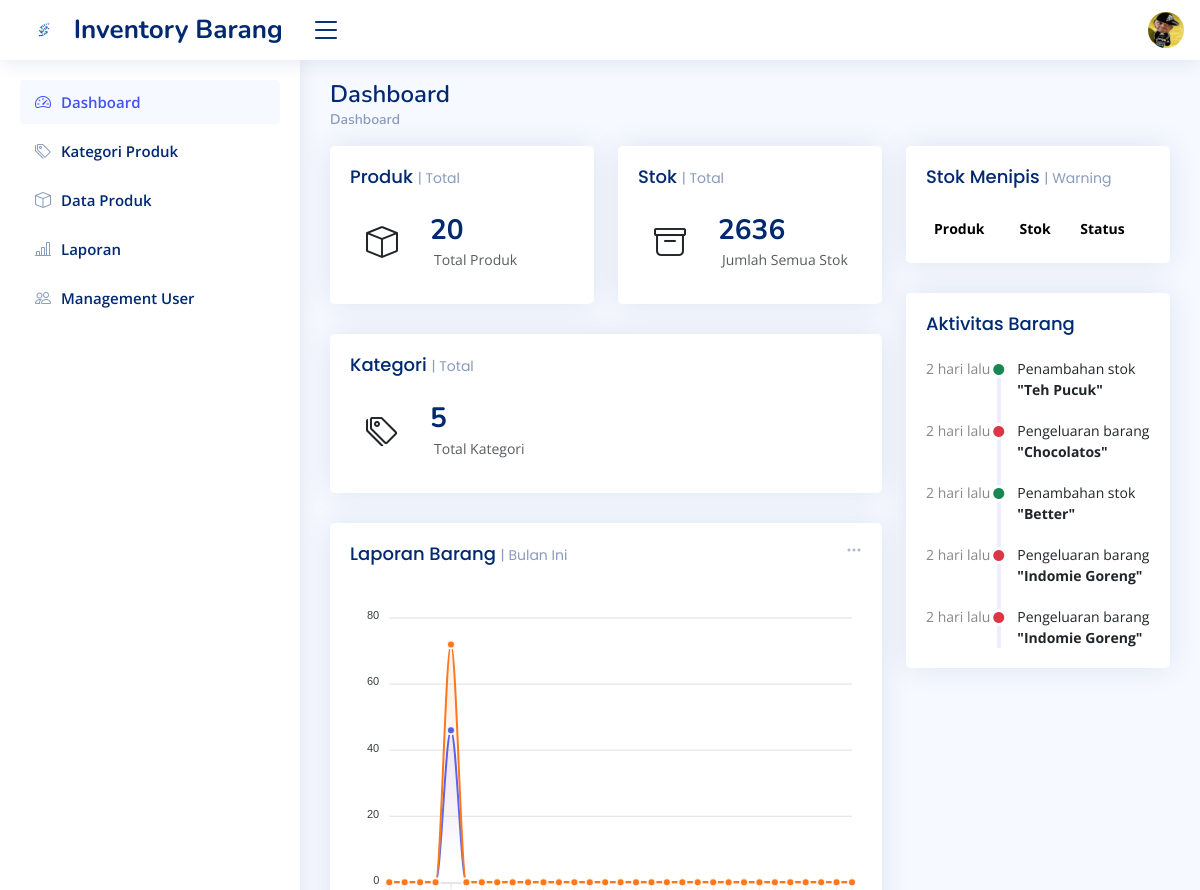
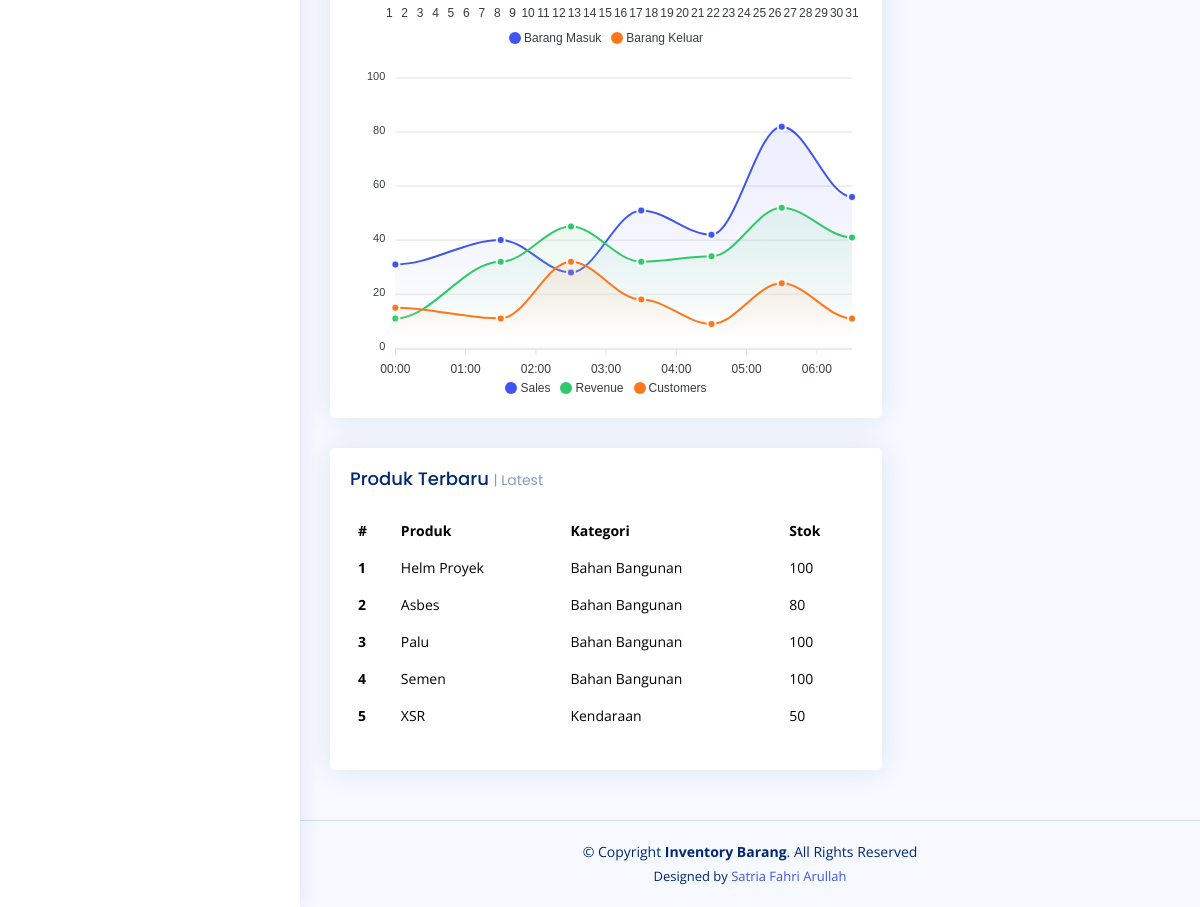
Screenshot of /index.php (signed in) with the database file from the repository (2 pictures, top to bottom).
### tables this page shows
CREATE TABLE `products` (
  `id` int NOT NULL,
  `category_id` int DEFAULT NULL,
  `product_code` varchar(50) DEFAULT NULL,
  `product_name` varchar(150) DEFAULT NULL,
  `stock` int DEFAULT '0',
  `min_stock` int DEFAULT '5',
  `price` int DEFAULT NULL,
  `gambar` varchar(255) NOT NULL,
  `created_at` timestamp NOT NULL DEFAULT CURRENT_TIMESTAMP,
  `updated_at` timestamp NULL DEFAULT NULL
);

CREATE TABLE `categories` (
  `id` int NOT NULL,
  `kd_kat` varchar(6) NOT NULL,
  `category_name` varchar(100) NOT NULL
);

CREATE TABLE `stock_logs` (
  `id` int NOT NULL,
  `product_id` int DEFAULT NULL,
  `change_type` enum('ADD','EDIT','REDUCE') DEFAULT NULL,
  `qty` int DEFAULT NULL,
  `stock_before` int DEFAULT NULL,
  `stock_after` int DEFAULT NULL,
  `note` varchar(255) DEFAULT NULL,
  `created_at` timestamp NOT NULL DEFAULT CURRENT_TIMESTAMP,
  `created_by` int DEFAULT NULL
);

### index.php (the view, shortened to what this page needs)
<?php
include "koneksi.php";
$q_produk = mysqli_query($conn, "SELECT COUNT(*) as total_produk FROM products");
$data_produk = mysqli_fetch_assoc($q_produk);
$q_stok = mysqli_query($conn, "SELECT SUM(stock) as total_stok FROM products");
$data_stok = mysqli_fetch_assoc($q_stok);
$q_kategori = mysqli_query($conn, "SELECT COUNT(*) as total_kategori FROM categories");
$data_kategori = mysqli_fetch_assoc($q_kategori);
$query = mysqli_query($conn, "
  SELECT p.product_name, p.stock, c.category_name
  FROM products p
  JOIN categories c ON p.category_id = c.id
  ORDER BY p.created_at DESC
  LIMIT 5
");
$q_aktivitas = mysqli_query($conn, "
  SELECT sl.*, p.product_name, u.name as user_name
  FROM stock_logs sl
  JOIN products p ON sl.product_id = p.id
  JOIN users u ON sl.created_by = u.id
  ORDER BY sl.created_at DESC
  LIMIT 5
");
function waktu_lalu($datetime)
{
  $selisih = time() - strtotime($datetime);
  $menit = floor($selisih / 60);
  $jam   = floor($selisih / 3600);
  $hari  = floor($selisih / 86400);
  if ($menit < 60) {
    return $menit . " menit lalu";
  } elseif ($jam < 24) {
    return $jam . " jam lalu";
  } else {
    return $hari . " hari lalu";
  }
}
?>
<!DOCTYPE html>
<html lang="en">
<head>
  <link href="assets/vendor/bootstrap/css/bootstrap.min.css" rel="stylesheet">
  <link href="assets/vendor/bootstrap-icons/bootstrap-icons.css" rel="stylesheet">
  <link href="assets/vendor/boxicons/css/boxicons.min.css" rel="stylesheet">
  <link href="assets/vendor/quill/quill.snow.css" rel="stylesheet">
  <link href="assets/vendor/quill/quill.bubble.css" rel="stylesheet">
  <link href="assets/vendor/remixicon/remixicon.css" rel="stylesheet">
  <link href="assets/vendor/simple-datatables/style.css" rel="stylesheet">
  <link href="assets/css/style.css" rel="stylesheet">
</head>
<body>
  <header id="header" class="header fixed-top d-flex align-items-center">
    <div class="d-flex align-items-center justify-content-between">
      <a href="index.php" class="logo d-flex align-items-center">
        <img src="assets/img/logo (2).png" alt="">
        <span class="d-none d-lg-block">Inventory Barang</span>
      </a>
      <i class="bi bi-list toggle-sidebar-btn"></i>
    </div>
    <nav class="header-nav ms-auto">
      <ul class="d-flex align-items-center">
        <li class="nav-item dropdown">
        <li class="nav-item dropdown pe-3">
          <a
            class="nav-link nav-profile d-flex align-items-center pe-0"
            href="#"
            data-bs-toggle="dropdown">
            <img
              src="assets/img/Bahlil adidas.jpg"
              alt="Profile"
              class="rounded-circle" /> </a>
        </li>
      </ul>
    </nav>
  </header>
  <aside id="sidebar" class="sidebar">
    <ul class="sidebar-nav" id="sidebar-nav">
      <li class="nav-item">
        <a class="nav-link " href="index.php">
          <i class="bi bi-speedometer2"></i>
          <span>Dashboard</span>
        </a>
      </li>
      <li class="nav-item">
        <a class="nav-link collapsed" href="kategori_produk.php">
          <i class="bi bi-tags"></i>
          <span>Kategori Produk</span>
        </a>
      </li>
      <li class="nav-item">
        <a class="nav-link collapsed" href="produk.php">
          <i class="bi bi-box"></i>
          <span>Data Produk</span>
        </a>
      </li>
      <li class="nav-item">
        <a class="nav-link collapsed" href="laporan.php">
          <i class="bi bi-bar-chart-line"></i>
          <span>Laporan</span>
        </a>
      </li>
      <li class="nav-item">
        <a class="nav-link collapsed" href="users.php">
          <i class="bi bi-people"></i>
          <span>Management User</span>
        </a>
      </li>
    </ul>
  </aside>
  <main id="main" class="main">
    <div class="pagetitle">
      <h1>Dashboard</h1>
      <nav>
        <ol class="breadcrumb">
          <li class="breadcrumb-item"><a href="index.php">Dashboard</a></li>
        </ol>
      </nav>
    </div>
    <section class="section dashboard">
      <div class="row">
        <div class="col-lg-8">
          <div class="row">
            <div class="col-xxl-4 col-md-6">
              <div class="card info-card">
                <div class="card-body">
                  <h5 class="card-title">Produk <span>| Total</span></h5>
                  <div class="d-flex align-items-center">
                    <div class="card-icon rounded-circle d-flex align-items-center justify-content-center">
                      <i class="bi bi-box"></i>
                    </div>
                    <div class="ps-3">
                      <h6><?= $data_produk['total_produk']; ?></h6>
                      <span class="text-muted small pt-2 ps-1">Total Produk</span>
                    </div>
                  </div>
                </div>
              </div>
            </div>
            <div class="col-xxl-4 col-md-6">
              <div class="card info-card">
                <div class="card-body">
                  <h5 class="card-title">Stok <span>| Total</span></h5>
                  <div class="d-flex align-items-center">
                    <div class="card-icon rounded-circle d-flex align-items-center justify-content-center">
                      <i class="bi bi-archive"></i>
                    </div>
                    <div class="ps-3">
                      <h6><?= $data_stok['total_stok'] ?? 0; ?></h6>
                      <span class="text-muted small pt-2 ps-1">Jumlah Semua Stok</span>
                    </div>
                  </div>
                </div>
              </div>
            </div>
            <div class="col-xxl-4 col-md-12">
              <div class="card info-card">
                <div class="card-body">
                  <h5 class="card-title">Kategori <span>| Total</span></h5>
                  <div class="d-flex align-items-center">
                    <div class="card-icon rounded-circle d-flex align-items-center justify-content-center">
                      <i class="bi bi-tags"></i>
                    </div>
                    <div class="ps-3">
                      <h6><?= $data_kategori['total_kategori']; ?></h6>
                      <span class="text-muted small pt-2 ps-1">Total Kategori</span>
                    </div>
                  </div>
                </div>
              </div>
            </div>
            <div class="col-12">
              <div class="card">
                <div class="filter">
                  <a class="icon" href="#" data-bs-toggle="dropdown">
                    <i class="bi bi-three-dots"></i>
                  </a>
                </div>
                <div class="card-body">
                  <h5 class="card-title">Laporan Barang <span>| Bulan Ini</span></h5>
                  <div id="reportsChart"></div>
                </div>
              </div>
            </div>
            <div class="col-12">
              <div class="card recent-sales overflow-auto">
                <div class="card-body">
                  <h5 class="card-title">Produk Terbaru <span>| Latest</span></h5>
                  <table class="table table-borderless datatable">
                    <thead>
                      <tr>
                        <th>#</th>
                        <th>Produk</th>
                        <th>Kategori</th>
                        <th>Stok</th>
                      </tr>
                    </thead>
                    <tbody>
                      <?php
                      $no = 1;
                      while ($row = mysqli_fetch_assoc($query)) :
                      ?>
                        <tr>
                          <th><?= $no++; ?></th>
                          <td><?= $row['product_name']; ?></td>
                          <td><?= $row['category_name']; ?></td>
                          <td><?= $row['stock']; ?></td>
                        </tr>
                      <?php endwhile; ?>
                    </tbody>
                  </table>
                </div>
              </div>
            </div>
          </div>
        </div>
        <div class="col-lg-4">
          <div class="card top-selling overflow-auto">
            <div class="card-body pb-0">
              <h5 class="card-title">Stok Menipis <span>| Warning</span></h5>
              <table class="table table-borderless">
                <thead>
                  <tr>
                    <th>Produk</th>
                    <th>Stok</th>
                    <th>Status</th>
                  </tr>
                </thead>
              </table>
            </div>
          </div>
          <div class="card">
            <div class="card-body">
              <h5 class="card-title">Aktivitas Barang</h5>
              <div class="activity">
                <?php while ($row = mysqli_fetch_assoc($q_aktivitas)) :
                  if ($row['change_type'] == 'ADD') {
                    $text = "Penambahan stok";
                    $color = "text-success";
                  } elseif ($row['change_type'] == 'REDUCE') {
                    $text = "Pengeluaran barang";
                    $color = "text-danger";
                  } else {
                    $text = "Perubahan stok";
                    $color = "text-primary";
                  }
                ?>
                  <div class="activity-item d-flex">
                    <div class="activite-label">
                      <?= waktu_lalu($row['created_at']); ?>
                    </div>
                    <i class="bi bi-circle-fill activity-badge <?= $color ?> align-self-start"></i>
                    <div class="activity-content">
                      <?= $text; ?>
                      <span class="fw-bold text-dark">
                        "<?= $row['product_name']; ?>"
                      </span>
                    </div>
                  </div>
                <?php endwhile; ?>
              </div>
            </div>
          </div>
        </div>
      </div>
    </section>
  </main>
  <footer id="footer" class="footer">
    <div class="copyright">
      &copy; Copyright <strong><span>Inventory Barang</span></strong>. All Rights Reserved
    </div>
    <div class="credits">
      Designed by <a href="https://www.instagram.com/chill_nppr?igsh=MW9idTVuMTQ3cWs0bA==" target="_blank">Satria Fahri Arullah</a>
    </div>
  </footer>
</body>
</html>

### assets/css/style.css (style rules this page uses)
:root { scroll-behavior: smooth; }
body { font-family: "Open Sans", sans-serif; background: #f6f9ff; color: #444444; }
a { color: #4154f1; text-decoration: none; }
h1, h2, h3, h4, h5, h6 { font-family: "Nunito", sans-serif; }
#main { margin-top: 60px; padding: 20px 30px; transition: all 0.3s; }
.pagetitle { margin-bottom: 10px; }
.pagetitle h1 { font-size: 24px; margin-bottom: 0; font-weight: 600; color: #012970; }
.card { margin-bottom: 30px; border: none; border-radius: 5px; box-shadow: 0px 0 30px rgba(1, 41, 112, 0.1); }
.card-title { padding: 20px 0 15px 0; font-size: 18px; font-weight: 500; color: #012970; font-family: "Poppins", sans-serif; }
.card-title span { color: #899bbd; font-size: 14px; font-weight: 400; }
.card-body { padding: 0 20px 20px 20px; }
.breadcrumb { font-size: 14px; font-family: "Nunito", sans-serif; color: #899bbd; font-weight: 600; }
.breadcrumb a { color: #899bbd; transition: 0.3s; }
.breadcrumb .breadcrumb-item::before { color: #899bbd; }
.logo { line-height: 1; }
@media (min-width: 1200px) { .logo { width: 280px; } }
.logo img { max-height: 26px; margin-right: 6px; }
.logo span { font-size: 26px; font-weight: 700; color: #012970; font-family: "Nunito", sans-serif; }
.header { transition: all 0.5s; z-index: 997; height: 60px; box-shadow: 0px 2px 20px rgba(1, 41, 112, 0.1); background-color: #fff; padding-left: 20px; }
.header .toggle-sidebar-btn { font-size: 32px; padding-left: 10px; cursor: pointer; color: #012970; }
.header-nav ul { list-style: none; }
.header-nav>ul { margin: 0; padding: 0; }
.header-nav .nav-profile { color: #012970; }
.header-nav .nav-profile img { max-height: 36px; }
.sidebar { position: fixed; top: 60px; left: 0; bottom: 0; width: 300px; z-index: 996; transition: all 0.3s; padding: 20px; overflow-y: auto; scrollbar-width: thin; scrollbar-color: #aab7cf transparent; box-shadow: 0px 0px 20px rgba(1, 41, 112, 0.1); background-color: #fff; }
@media (min-width: 1200px) { #main, #footer { margin-left: 300px; } }
.sidebar-nav { padding: 0; margin: 0; list-style: none; }
.sidebar-nav li { padding: 0; margin: 0; list-style: none; }
.sidebar-nav .nav-item { margin-bottom: 5px; }
.sidebar-nav .nav-link { display: flex; align-items: center; font-size: 15px; font-weight: 600; color: #4154f1; transition: 0.3; background: #f6f9ff; padding: 10px 15px; border-radius: 4px; }
.sidebar-nav .nav-link i { font-size: 16px; margin-right: 10px; color: #4154f1; }
.sidebar-nav .nav-link.collapsed { color: #012970; background: #fff; }
.sidebar-nav .nav-link.collapsed i { color: #899bbd; }
.dashboard .filter { position: absolute; right: 0px; top: 15px; }
.dashboard .filter .icon { color: #aab7cf; padding-right: 20px; padding-bottom: 5px; transition: 0.3s; font-size: 16px; }
.dashboard .info-card { padding-bottom: 10px; }
.dashboard .info-card h6 { font-size: 28px; color: #012970; font-weight: 700; margin: 0; padding: 0; }
.dashboard .card-icon { font-size: 32px; line-height: 0; width: 64px; height: 64px; flex-shrink: 0; flex-grow: 0; }
.dashboard .activity { font-size: 14px; }
.dashboard .activity .activity-item .activite-label { color: #888; position: relative; flex-shrink: 0; flex-grow: 0; min-width: 64px; }
.dashboard .activity .activity-item .activite-label::before { content: ""; position: absolute; right: -11px; width: 4px; top: 0; bottom: 0; background-color: #eceefe; }
.dashboard .activity .activity-item .activity-badge { margin-top: 3px; z-index: 1; font-size: 11px; line-height: 0; border-radius: 50%; flex-shrink: 0; border: 3px solid #fff; flex-grow: 0; }
.dashboard .activity .activity-item .activity-content { padding-left: 10px; padding-bottom: 20px; }
.dashboard .activity .activity-item:first-child .activite-label::before { top: 5px; }
.dashboard .activity .activity-item:last-child .activity-content { padding-bottom: 0; }
.dashboard .recent-sales { font-size: 14px; }
.dashboard .recent-sales .table thead { background: #f6f6fe; }
.dashboard .recent-sales .table thead th { border: 0; }
.dashboard .top-selling { font-size: 14px; }
.dashboard .top-selling .table thead { background: #f6f6fe; }
.dashboard .top-selling .table thead th { border: 0; }
.footer { padding: 20px 0; font-size: 14px; transition: all 0.3s; border-top: 1px solid #cddfff; }
.footer .copyright { text-align: center; color: #012970; }
.footer .credits { padding-top: 5px; text-align: center; font-size: 13px; color: #012970; }

### rows the page displays
products: product_name "Helm Proyek", category.category_name "Bahan Bangunan", stock "100"
products: product_name "Asbes", category.category_name "Bahan Bangunan", stock "80"
products: product_name "Palu", category.category_name "Bahan Bangunan", stock "100"
products: product_name "Semen", category.category_name "Bahan Bangunan", stock "100"
products: product_name "XSR", category.category_name "Kendaraan", stock "50"
stock_logs: created_at "2 hari lalu", change_type "Penambahan stok", product.product_name "Teh Pucuk"
stock_logs: created_at "2 hari lalu", change_type "Pengeluaran barang", product.product_name "Chocolatos"
stock_logs: created_at "2 hari lalu", change_type "Penambahan stok", product.product_name "Better"
stock_logs: created_at "2 hari lalu", change_type "Pengeluaran barang", product.product_name "Indomie Goreng"
stock_logs: created_at "2 hari lalu", change_type "Pengeluaran barang", product.product_name "Indomie Goreng"

### other values shown
$data_produk['total_produk'] "20"
$data_stok['total_stok'] "2636"
$data_kategori['total_kategori'] "5"
